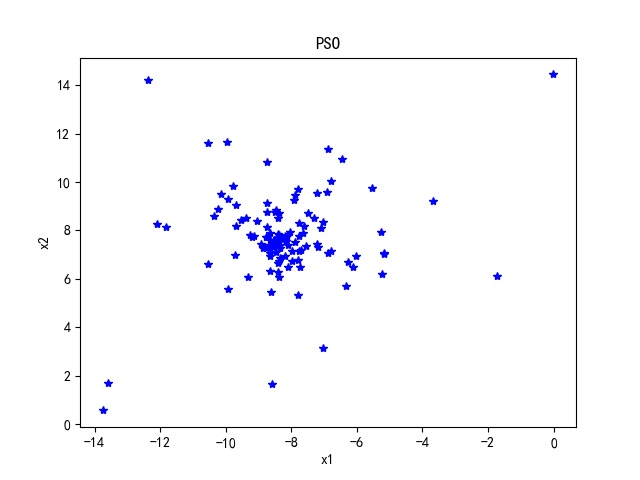

Here is the Python script that generated this plot:
#算法流程
'''
Initial：
	初始化粒子群体（群体规模为n），包括随机位置和速度。
Evaluation：
	根据fitness function ，评价每个粒子的适应度。
Find the Pbest：
   对每个粒子，将其当前适应值与其个体历史最佳位置（pbest）对应的适应值做比较，如果当前的适应值更高，则将用当前位置更新历史最佳位置pbest。
Find the Gbest：
	对每个粒子，将其当前适应值与全局最佳位置（gbest）对应的适应值做比较，如果当前的适应值更高，则将用当前粒子的位置更新全局最佳位置gbest。
Update the Velocity：
	根据公式更新每个粒子的速度与位置。
如未满足结束条件，则返回步骤2     (最大迭代步数;可接受的满意解)
    通常算法达到最大迭代次数     或者最佳适应度值的增量小于某个给定的阈值时算法停止。
'''
import numpy as np
import math
import matplotlib.pyplot as plt
import map
import m
plt.rcParams['font.sans-serif']=['SimHei'] #用来正常显示中文标签
plt.rcParams['axes.unicode_minus']=False #用来正常显示负号
import math

class PSO:
    velocity = []   #速度
    position = []   #位置
    fitvalue = []   #适应度值
    dimension = 2   #维度
    pbest = []  #个体最好位置
    gbest = []  #种群最好位置
    low = 0     #下界
    up = 0  #上界
    popNum = 100    #粒子个数
    c1 = 2.0    #自我认知
    c2 = 2.1    #社会经验
    w = 0      #惯性权重   wmax = 0.9  wmin = 0.4
    wmax = 0.9
    wmin = 0.4
    iteration = 500   #最大迭代次数

    def __init__(self,dimension = 2, low = 0, up = 0, popNum = 50, c1 =2.0, c2 = 2.1, wmax = 0.9, wmin = 0.4, iteration = 200):    #构造方法
        self.dimension = dimension
        self.low = low
        self.up = up
        self.popNum = popNum
        self.c1 = c1
        self.c2 = c2
        self.wmax = wmax
        self.wmin = wmin
        self.iteration = iteration

    def __initial__(self):    #初始化粒子群位置和速度
        #print(1)
        for i in range(self.popNum):
            list = []
            list1 = []
            for j in range(self.dimension):
                list.extend([np.random.uniform(self.low, self.up)])
                list1.extend([np.random.uniform(0.15*self.low, 0.15*self.up)])
            self.position.append(list)
            self.velocity.append(list1)
        #print(self.position)    #[[x1,x2][x1,x2]]
        #print(self.velocity)

    def __fitValue__(self,fun_value):    #计算适应度值
        #print(2)
        self.fitvalue = []
        k  = 10
        maximum = max(fun_value)
        minimum = min(fun_value)
        for i in range(len(fun_value)):
            self.fitvalue.append((fun_value[i] - minimum + k)/(maximum - minimum + k))
        #print(self.fitvalue)

    def __findPbest__(self):    #找到个体最优位置
        #print(3)
        if self.pbest== []:
            self.pbest = self.position
        else:
            for i in range(self.popNum):
                if  funValue(0,self.pbest[i])< funValue(0, self.position[i]):
                    self.pbest[i] = self.position[i]
        #print(self.pbest)

    def __findGbest__(self):    #找到群体最优位置
        #print(4)
        Gbest = []
        Gbest = self.position[np.argmax(self.fitvalue)]
        if self.gbest == []:
            self.gbest = Gbest
        else:
            if funValue(0,self.gbest)< funValue(0, Gbest):
                self.gbest = Gbest
        #print(self.gbest)

    def __update__(self, iter):    #更新
        #print(5)
        self.w = self.wmax - (self.wmax - self.wmin)*iter/self.iteration    #更新惯性权重
        #print(self.w)
        for i in range(self.popNum):
            for j in range(self.dimension):
                self.velocity[i][j] = self.w * self.velocity[i][j] + self.c1*np.random.uniform(0,1)*(self.pbest[i][j]-self.position[i][j]) \
                                      + self.c2*np.random.uniform(0,1)*(self.gbest[j]-self.position[i][j])
                self.position[i][j] = self.position[i][j] + self.velocity[i][j]
                if self.position[i][j] <= self.low:
                    self.position[i][j] = self.low
                if self.position[i][j] >= self.up:
                    self.position[i][j] = self.up

#计算某一个函数的函数值

def funValue(population,position):
    fun_value = []
    if population == 0:
        # fun_value.append(100 * pow((position[1] - pow(position[0], 2)), 2) + pow(1 - position[0], 2))
        fun_value.append(-sum(pow(map.Xd[:,0]-position[0],2))-sum(pow(map.Xd[:,1]-position[1],2)))

    for i in range(population):
        # fun_value.append(100*pow((position[i][1]-pow(position[i][0],2)),2)+pow(1-position[i][0],2))
        fun_value.append(-sum(pow(map.Xd[:, 0] - position[i][0], 2)) - sum(pow(map.Xd[:, 1] - position[i][1], 2)))
    #print(fun_value)
    return fun_value




if __name__ == '__main__':    #主函数

    pso = PSO(dimension = 2, low = -30, up = 30, popNum = 100, iteration = 200)
    pso.__initial__()      #粒子个数
    x1, x2, y = [], [], []
    i = 0
    for i in range(pso.iteration):
        fun_value = funValue(pso.popNum, pso.position)
        pso.__fitValue__(fun_value)
        pso.__findPbest__()
        pso.__findGbest__()
        y.extend(funValue(0,pso.gbest))
        x1.append(pso.gbest[0])
        x2.append(pso.gbest[1])

        pso.__update__(i)

    print(x1)
    print(x2)
    print(y)
    plt.figure(1)
    plt.title("PSO")
    plt.xlabel("迭代次数")
    plt.ylabel("函数值")
    plt.plot(y)
    plt.savefig("PSO.png")
    if pso.dimension == 2:
        plt.figure(2)
        plt.title("PSO")
        plt.xlabel("x1")
        plt.ylabel("x2")
        plt.plot(x1, x2,"*b")
        plt.savefig("PSO.jpg")
